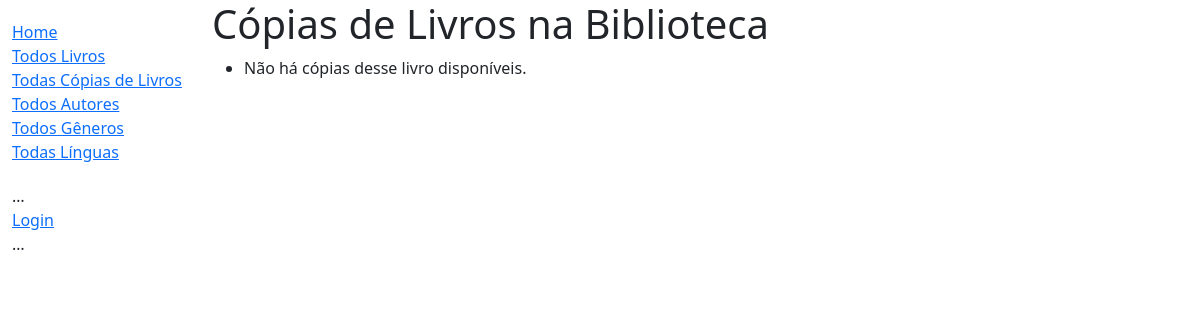
Page /acervo/copias/ on the earlier database version.
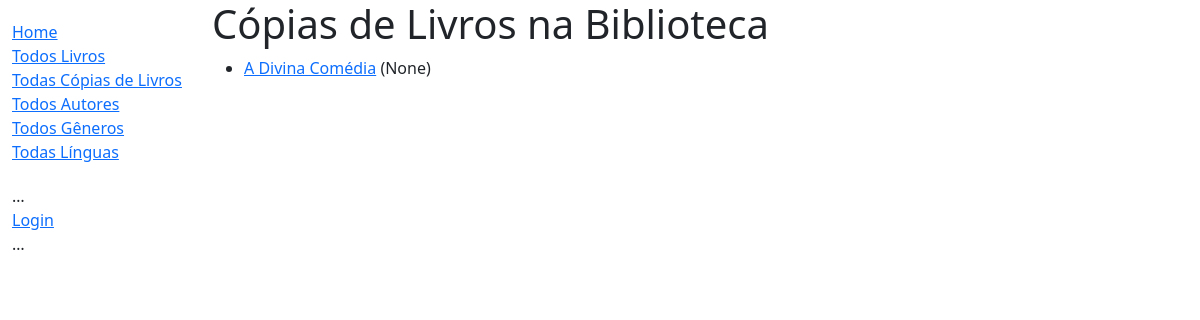
Same page on the later database version.
### acervo/models.py (models this page shows, shortened)
class LivroCopia(models.Model):
    id = models.UUIDField(primary_key=True, default=uuid.uuid4,
                          help_text="ID único para uma cópia do livro disponível na biblioteca")
    livro = models.ForeignKey('Livro', on_delete=models.RESTRICT, null=True)
    editora = models.CharField(max_length=200)
    data_devolucao = models.DateField(null=True, blank=True)
    tomador = models.ForeignKey(
        settings.AUTH_USER_MODEL, on_delete=models.SET_NULL, null=True, blank=True)
    @property
    def em_atraso(self):
        return bool(self.data_devolucao and date.today() > self.data_devolucao)
    ESTADOS_EMPRESTIMO = (
        ('m', 'Manutenção'),
        ('e', 'Emprestado'),
        ('d', 'Disponível'),
        ('r', 'Reservado'),
    )
    estado = models.CharField(
        max_length=1,
        choices=ESTADOS_EMPRESTIMO,
        blank=True,
        default='m',
        help_text='Disponibilidade do Livro')
    class Meta:
        ordering = ['data_devolucao']
        permissions = (("marca_devolucao", "Marca o livro como devolvido"),)

class Livro(models.Model):
    titulo = models.CharField(max_length=200)
    autor = models.ForeignKey('Autor', on_delete=models.RESTRICT, null=True)
    descricao = models.TextField(
        max_length=1000, help_text="Breve descrição do livro")
    isbn = models.CharField('ISBN', max_length=13,
                            unique=True,
                            help_text='13 Caracteres <a href="https://www.isbn-international.org/content/what-isbn'
                                      '">ISBN number</a>')
    genero = models.ManyToManyField(
        Genero, help_text="Selecione o gênero do livro")
    lingua = models.ForeignKey(
        'Lingua', on_delete=models.SET_NULL, null=True)
    class Meta:
        ordering = ['titulo', 'autor']
    def mostra_genero(self):
        """Representação String para o gênero do livro."""
        return ', '.join([self.genero.nome for genre in self.genero.all()[:3]])
    mostra_genero.short_description = 'Genero'

### acervo/views.py (the view)
# urls.py: path('copias/', views.LivroCopiaListView.as_view(), name='copias'),
class LivroCopiaListView(generic.ListView):
    model = LivroCopia
    context_object_name = 'lista_copias'
    template_name = 'acervo/lista_copias.html'
    paginate_by = 10

### acervo/templates/acervo/lista_copias.html (shortened to what this page needs)
{% extends "base_generic.html" %}
{% block content %}
    <h1>Cópias de Livros na Biblioteca</h1>
    <ul>
      {% for copia in lista_copias %}
      <li class="{% if copia.em_atraso %}text-danger{% endif %}">
        <a href="{% url 'detalhe-copia' copia.pk %}">{{copia.livro.titulo}}</a> ({{ copia.data_devolucao }})
      </li>
      {% empty %}
      <li>Não há cópias desse livro disponíveis.</li>
      {% endfor %}
    </ul>
{% endblock %}

Differences in the rows shown:
added LivroCopia: livro.titulo "A Divina Comédia", data_devolucao "None"
Other differences:
text no longer shown: "Não há cópias desse livro disponíveis."
